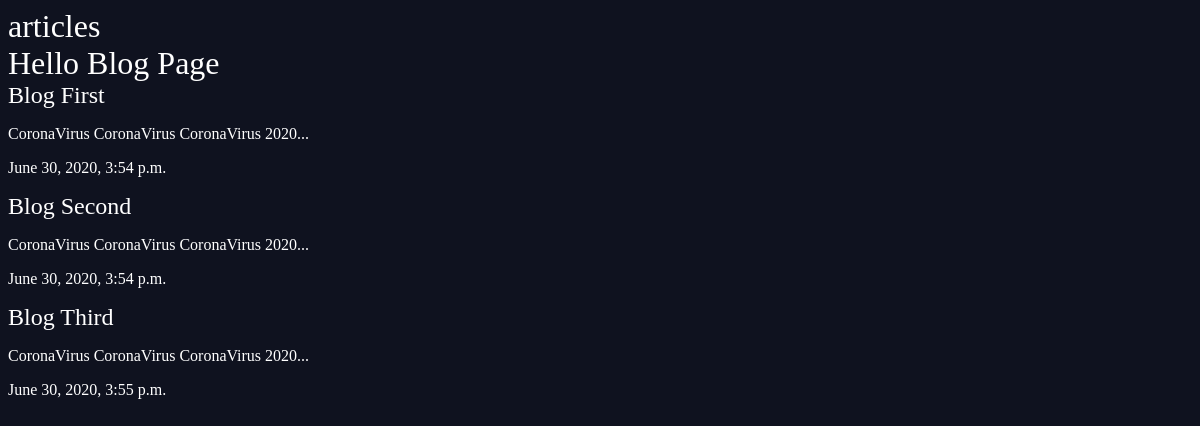
Screenshot of /blog/ with the database file from the repository.
### blog/models.py (models this page shows, shortened)
class Blog(models.Model):
    title = models.CharField(max_length=100)
    slug = models.SlugField()
    body = models.TextField(max_length=500)
    date = models.DateTimeField(auto_now_add=True)
    def snippet(self):
        return self.body[:50]+'...'

### blog/views.py (the view)
# urls.py: url('', views.blog)
def blog(request):
    blog=Blog.objects.all()
    return render(request,'blog/blog.html',{'blog':blog})

### blog/templates/blog/blog.html
{%extends 'base_layout.html'%}
{%block content%}
<h1>Hello Blog Page</h1>
    {% for blogs in blog %}
    <h2><a href="#">{{blogs.title}}</a></h2>
    <p>{{blogs.snippet}}</p>
    <p>{{blogs.date}}</p>
    {% endfor%}
{%endblock%}

### assets/style.css (style rules this page uses)
body { background-color:#0f121f; }
body * { font-family:Ubuntu; }
h1,h2,h3,h4,h5 { font-weight:normal; margin:0; }
h1,p,a,a:hover,a:visited { color:#fff; text-decoration:none; }

### rows the page displays
Blog: title "Blog First", snippet "CoronaVirus CoronaVirus CoronaVirus 2020...", date "June 30, 2020, 3:54 p.m."
Blog: title "Blog Second", snippet "CoronaVirus CoronaVirus CoronaVirus 2020...", date "June 30, 2020, 3:54 p.m."
Blog: title "Blog Third", snippet "CoronaVirus CoronaVirus CoronaVirus 2020...", date "June 30, 2020, 3:55 p.m."
